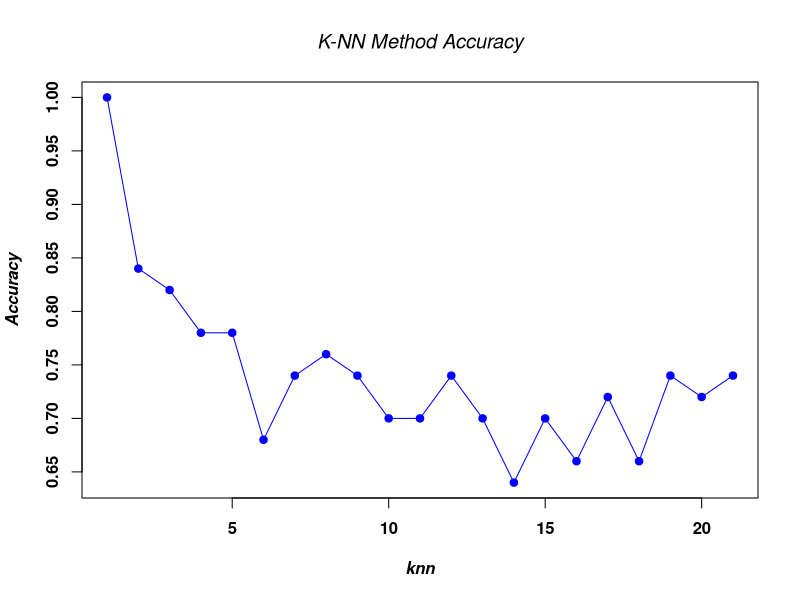
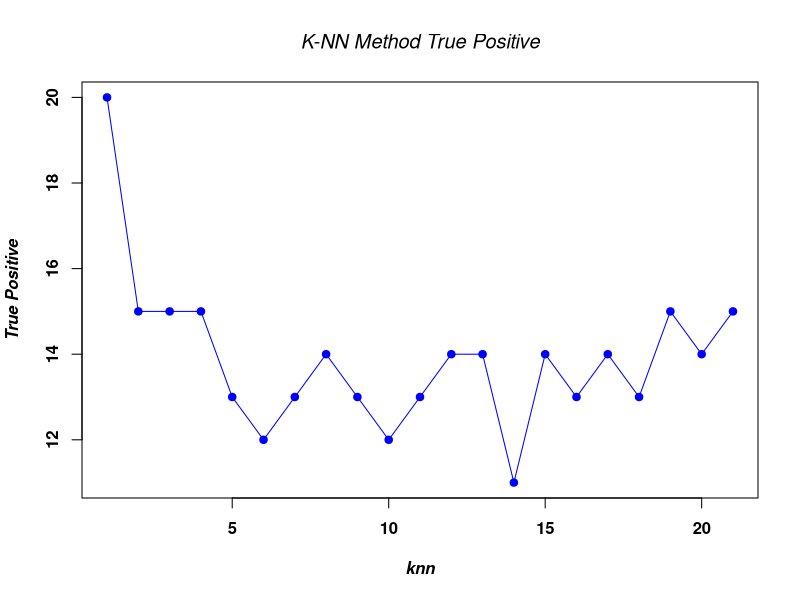
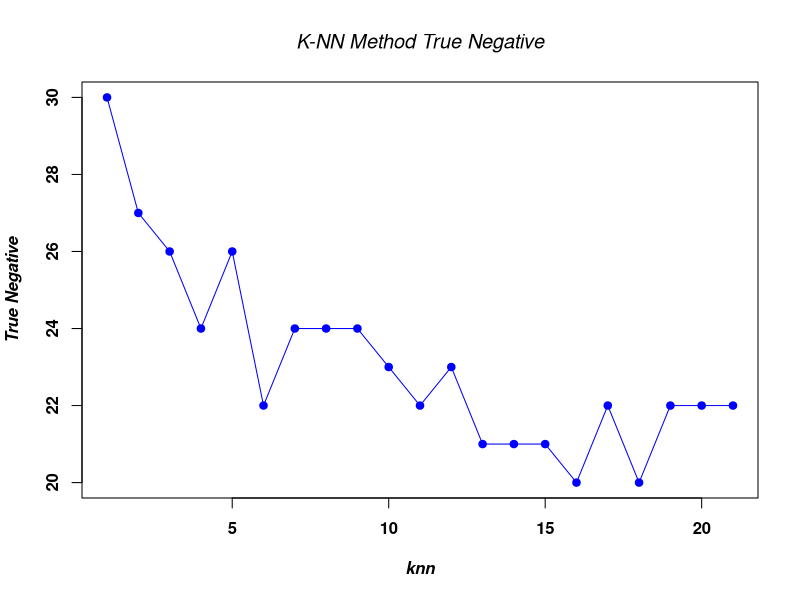
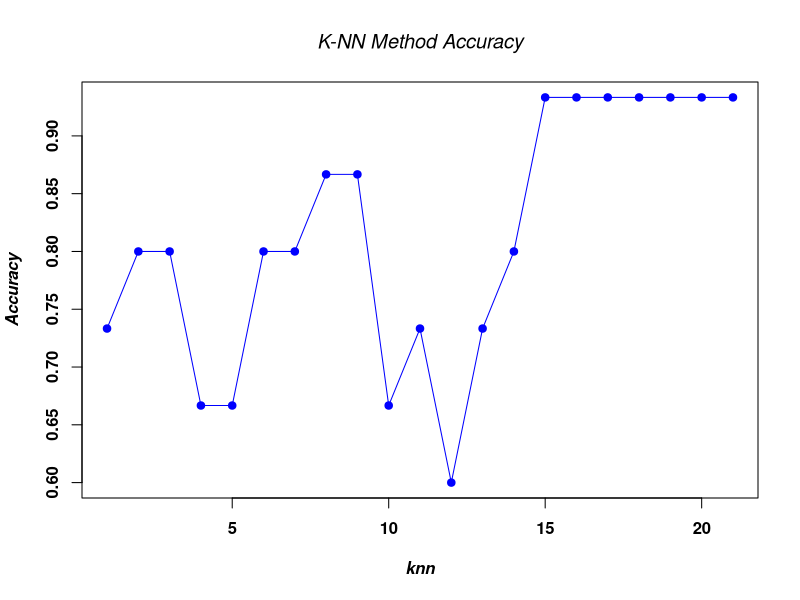
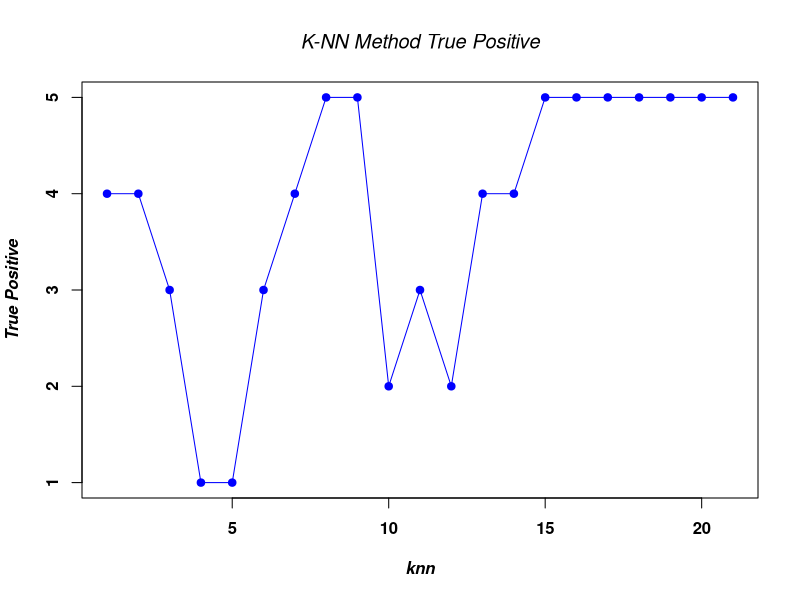
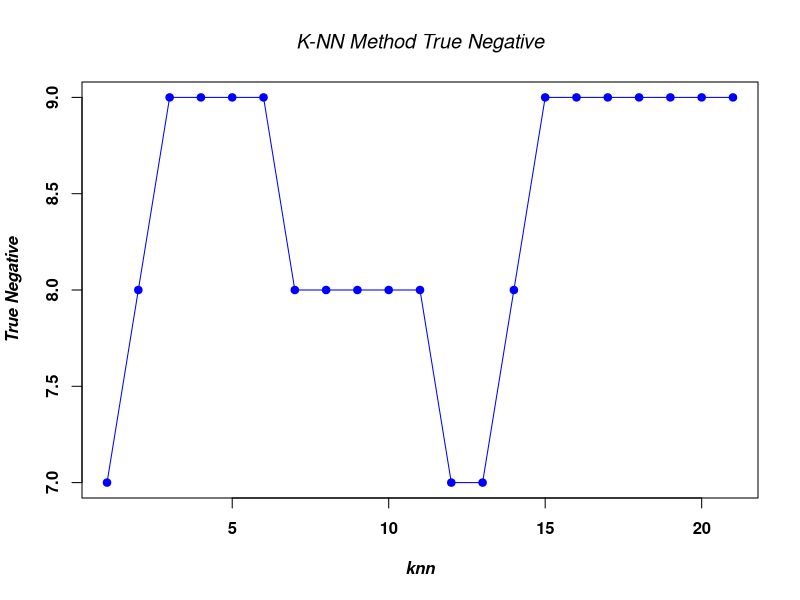

These figures' R source, in order:
library(MASS)
library(class)



# Generowanie danych z wielowymiarowego rozkladu Gaussa
draw.data.gauss <- function(S1, S2, m1, m2, n1, n2){
  
  X1 <- mvrnorm(n1, m1, S1)
  X2 <- mvrnorm(n2, m2, S2)
  
  X1 <- data.frame(X1); colnames(X1) <- c("x", "y")
  X2 <- data.frame(X2); colnames(X2) <- c("x", "y")
  
  X1$class <- 1; X2$class <- 2
  
  data <- rbind(X1, X2); data$class <- factor(data$class)
  
  return(data)
}

# Parametry rozkladow
S1 <- matrix(c(4, 2, 2, 4), 2, 2)
S2 <- matrix(c(4, 2, 2, 2), 2, 2)

m1 <- c(-1, 1)
m2 <- c(2, 2)

n1 <- 30
n2 <- 20

# Generowanie zbioru treningowego
data.train <- draw.data.gauss(S1, S2, m1, m2, n1, n2)




# Funkcja do wyznaczania podstawowych parametrow 
CM.large <- function(data.train, data.test, k) {
  
  # Funkcja knn
  class.knn <- knn(data.train[,1:2], data.test[,1:2], data.train$class, k)
  
  # Macierz pomy�ek
  CM <- table(class.knn, data.test$class)
  
  # Skuteczno�� klasyfikatora
  ACC <- sum(diag(CM)) / sum(CM)
  
  # Warto�ci true positive i true negative
  # zak�adamy, �e klasa "2" jest "pozytywna"
  TP <- CM[2,2]
  TN <- CM[1,1]
  
  return(c(ACC = round(ACC,4), TP = TP, TN = TN, row.names = NULL))
}

# Powtarzamy CM.large k razy
k <- 1:21

# Wywolujemy CM.large k razy
VAL.train <- sapply(k, function(k) CM.large(data.train, data.train, k))

# Wykres skutecznosci klasyfikatora knn w zaleznosci od liczby sasiadow
plot(VAL.train[1,], xlab = "knn", ylab = "Accuracy", main = "K-NN Method Accuracy", col = "blue",
     pch = 19, font = 2, font.lab = 4, font.main = 3, type = "o", lwd = 1, cex = 1)

# Wykres TP klasyfikatora knn w zaleznosci od liczby sasiadow
plot(VAL.train[2,], xlab = "knn", ylab = "True Positive", main = "K-NN Method True Positive", col = "blue",
     pch = 19, font = 2, font.lab = 4, font.main = 3, type = "o", lwd = 1, cex = 1)

# Wykres TN klasyfikatora knn w zaleznosci od liczby sasiadow
plot(VAL.train[3,], xlab = "knn", ylab = "True Negative", main = "K-NN Method True Negative", col = "blue",
     pch = 19, font = 2, font.lab = 4, font.main = 3, type = "o", lwd = 1, cex = 1)






n1 <- 10
n2 <- 5

# Generowanie zbioru testowego
data.test <- draw.data.gauss(S1, S2, m1, m2, n1, n2)

# Wywolujemy CM.large k razy
VAL.test <- sapply(k, function(k) CM.large(data.train, data.test, k))

# Wykres skutecznosci klasyfikatora knn w zaleznosci od liczby sasiadow
plot(VAL.test[1,], xlab = "knn", ylab = "Accuracy", main = "K-NN Method Accuracy", col = "blue",
     pch = 19, font = 2, font.lab = 4, font.main = 3, type = "o", lwd = 1, cex = 1)

# Wykres TP klasyfikatora knn w zaleznosci od liczby sasiadow
plot(VAL.test[2,], xlab = "knn", ylab = "True Positive", main = "K-NN Method True Positive", col = "blue",
     pch = 19, font = 2, font.lab = 4, font.main = 3, type = "o", lwd = 1, cex = 1)

# Wykres TN klasyfikatora knn w zaleznosci od liczby sasiadow
plot(VAL.test[3,], xlab = "knn", ylab = "True Negative", main = "K-NN Method True Negative", col = "blue",
     pch = 19, font = 2, font.lab = 4, font.main = 3, type = "o", lwd = 1, cex = 1)

# Wniosek: Skutecznosc klasyfikatora knn jest zdecydowanie wieksza na zbiorze treningowym ale to 
# nic dziwnego bo jest zarowno trenowany jak i testowany na tym zbiorze, w przypadku zbioru testowego
# skutecznosc maleje ale tez nie zawsze






